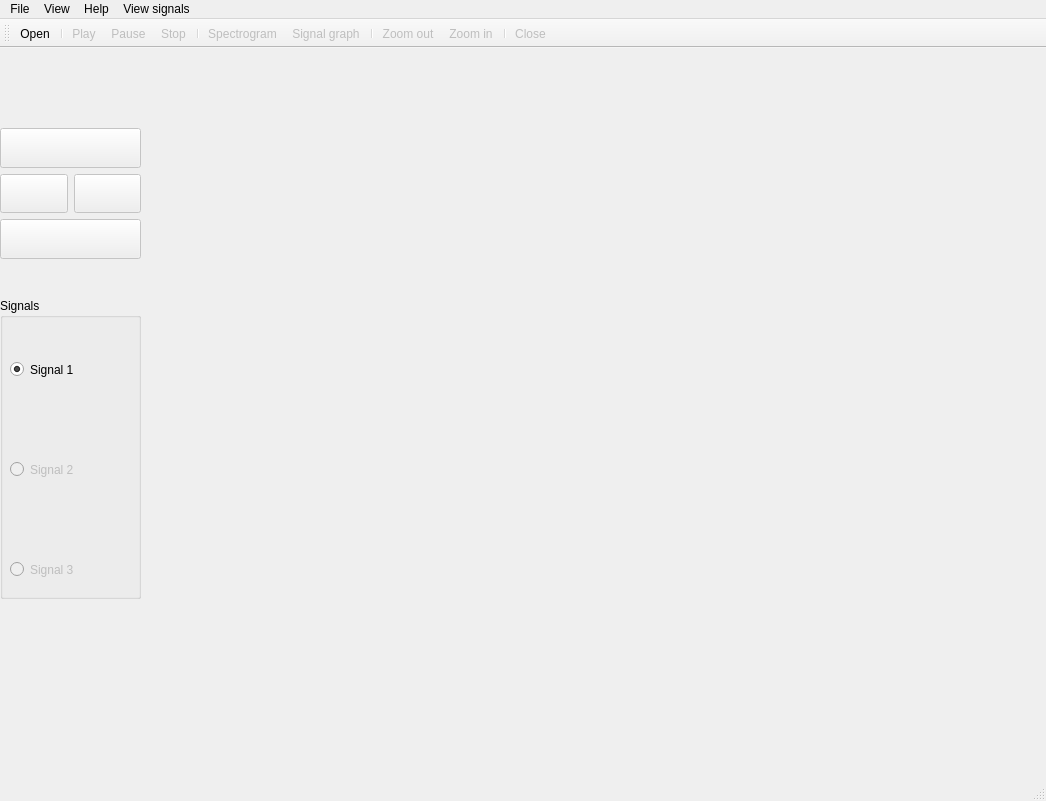
<?xml version="1.0" encoding="UTF-8"?>
<ui version="4.0">
 <class>MainWindow</class>
 <widget class="QMainWindow" name="MainWindow">
  <property name="geometry">
   <rect>
    <x>0</x>
    <y>0</y>
    <width>1046</width>
    <height>801</height>
   </rect>
  </property>
  <property name="windowTitle">
   <string>Signal viewer</string>
  </property>
  <property name="windowIcon">
   <iconset>
    <normaloff>icons/ecg.png</normaloff>icons/ecg.png</iconset>
  </property>
  <widget class="QWidget" name="centralwidget">
   <widget class="QWidget" name="verticalLayoutWidget_2">
    <property name="geometry">
     <rect>
      <x>0</x>
      <y>250</y>
      <width>141</width>
      <height>301</height>
     </rect>
    </property>
    <layout class="QVBoxLayout" name="verticalLayout_2">
     <item>
      <widget class="QGroupBox" name="groupBox">
       <property name="sizePolicy">
        <sizepolicy hsizetype="Expanding" vsizetype="Expanding">
         <horstretch>0</horstretch>
         <verstretch>0</verstretch>
        </sizepolicy>
       </property>
       <property name="title">
        <string>Signals</string>
       </property>
       <widget class="QRadioButton" name="radioButton_1">
        <property name="geometry">
         <rect>
          <x>10</x>
          <y>60</y>
          <width>112</width>
          <height>23</height>
         </rect>
        </property>
        <property name="sizePolicy">
         <sizepolicy hsizetype="Expanding" vsizetype="Expanding">
          <horstretch>0</horstretch>
          <verstretch>0</verstretch>
         </sizepolicy>
        </property>
        <property name="text">
         <string>Signal 1</string>
        </property>
        <property name="checked">
         <bool>true</bool>
        </property>
       </widget>
       <widget class="QRadioButton" name="radioButton_2">
        <property name="enabled">
         <bool>false</bool>
        </property>
        <property name="geometry">
         <rect>
          <x>10</x>
          <y>160</y>
          <width>112</width>
          <height>23</height>
         </rect>
        </property>
        <property name="sizePolicy">
         <sizepolicy hsizetype="Expanding" vsizetype="Expanding">
          <horstretch>0</horstretch>
          <verstretch>0</verstretch>
         </sizepolicy>
        </property>
        <property name="text">
         <string>Signal 2</string>
        </property>
       </widget>
       <widget class="QRadioButton" name="radioButton_3">
        <property name="enabled">
         <bool>false</bool>
        </property>
        <property name="geometry">
         <rect>
          <x>10</x>
          <y>260</y>
          <width>112</width>
          <height>23</height>
         </rect>
        </property>
        <property name="sizePolicy">
         <sizepolicy hsizetype="Expanding" vsizetype="Expanding">
          <horstretch>0</horstretch>
          <verstretch>0</verstretch>
         </sizepolicy>
        </property>
        <property name="text">
         <string>Signal 3</string>
        </property>
       </widget>
      </widget>
     </item>
    </layout>
   </widget>
   <widget class="QWidget" name="verticalLayoutWidget_3">
    <property name="geometry">
     <rect>
      <x>0</x>
      <y>80</y>
      <width>141</width>
      <height>131</height>
     </rect>
    </property>
    <layout class="QVBoxLayout" name="verticalLayout_3">
     <item>
      <widget class="QPushButton" name="upButton">
       <property name="enabled">
        <bool>false</bool>
       </property>
       <property name="sizePolicy">
        <sizepolicy hsizetype="Expanding" vsizetype="Expanding">
         <horstretch>0</horstretch>
         <verstretch>0</verstretch>
        </sizepolicy>
       </property>
       <property name="statusTip">
        <string>Scroll the graph up</string>
       </property>
       <property name="text">
        <string/>
       </property>
       <property name="icon">
        <iconset>
         <normaloff>icons/up-arrow.png</normaloff>icons/up-arrow.png</iconset>
       </property>
       <property name="shortcut">
        <string>Up</string>
       </property>
      </widget>
     </item>
     <item>
      <layout class="QHBoxLayout" name="horizontalLayout">
       <item>
        <widget class="QPushButton" name="leftButton">
         <property name="enabled">
          <bool>false</bool>
         </property>
         <property name="sizePolicy">
          <sizepolicy hsizetype="Expanding" vsizetype="Expanding">
           <horstretch>0</horstretch>
           <verstretch>0</verstretch>
          </sizepolicy>
         </property>
         <property name="statusTip">
          <string>Scroll the graph left</string>
         </property>
         <property name="text">
          <string/>
         </property>
         <property name="icon">
          <iconset>
           <normaloff>icons/left-arrow.png</normaloff>icons/left-arrow.png</iconset>
         </property>
         <property name="shortcut">
          <string>Left</string>
         </property>
        </widget>
       </item>
       <item>
        <widget class="QPushButton" name="rightButton">
         <property name="enabled">
          <bool>false</bool>
         </property>
         <property name="sizePolicy">
          <sizepolicy hsizetype="Expanding" vsizetype="Expanding">
           <horstretch>0</horstretch>
           <verstretch>0</verstretch>
          </sizepolicy>
         </property>
         <property name="statusTip">
          <string>Scroll the graph right</string>
         </property>
         <property name="text">
          <string/>
         </property>
         <property name="icon">
          <iconset>
           <normaloff>icons/right-arrow.png</normaloff>icons/right-arrow.png</iconset>
         </property>
         <property name="shortcut">
          <string>Right</string>
         </property>
        </widget>
       </item>
      </layout>
     </item>
     <item>
      <widget class="QPushButton" name="downButton">
       <property name="enabled">
        <bool>false</bool>
       </property>
       <property name="sizePolicy">
        <sizepolicy hsizetype="Expanding" vsizetype="Expanding">
         <horstretch>0</horstretch>
         <verstretch>0</verstretch>
        </sizepolicy>
       </property>
       <property name="statusTip">
        <string>Scroll the graph down</string>
       </property>
       <property name="text">
        <string/>
       </property>
       <property name="icon">
        <iconset>
         <normaloff>icons/arrow-down-sign-to-navigate.png</normaloff>icons/arrow-down-sign-to-navigate.png</iconset>
       </property>
       <property name="shortcut">
        <string>Down</string>
       </property>
      </widget>
     </item>
    </layout>
   </widget>
   <widget class="QWidget" name="layoutWidget">
    <property name="geometry">
     <rect>
      <x>146</x>
      <y>0</y>
      <width>901</width>
      <height>711</height>
     </rect>
    </property>
    <layout class="QVBoxLayout" name="verticalLayout">
     <item>
      <widget class="PlotWidget" name="widget_1" native="true">
       <property name="sizePolicy">
        <sizepolicy hsizetype="Preferred" vsizetype="Preferred">
         <horstretch>0</horstretch>
         <verstretch>0</verstretch>
        </sizepolicy>
       </property>
      </widget>
     </item>
     <item>
      <widget class="PlotWidget" name="widget_1s" native="true">
       <property name="sizePolicy">
        <sizepolicy hsizetype="Preferred" vsizetype="Preferred">
         <horstretch>0</horstretch>
         <verstretch>0</verstretch>
        </sizepolicy>
       </property>
      </widget>
     </item>
     <item>
      <widget class="PlotWidget" name="widget_2" native="true">
       <property name="sizePolicy">
        <sizepolicy hsizetype="Preferred" vsizetype="Preferred">
         <horstretch>0</horstretch>
         <verstretch>0</verstretch>
        </sizepolicy>
       </property>
      </widget>
     </item>
     <item>
      <widget class="PlotWidget" name="widget_2s" native="true">
       <property name="sizePolicy">
        <sizepolicy hsizetype="Preferred" vsizetype="Preferred">
         <horstretch>0</horstretch>
         <verstretch>0</verstretch>
        </sizepolicy>
       </property>
      </widget>
     </item>
     <item>
      <widget class="PlotWidget" name="widget_3" native="true">
       <property name="sizePolicy">
        <sizepolicy hsizetype="Preferred" vsizetype="Preferred">
         <horstretch>0</horstretch>
         <verstretch>0</verstretch>
        </sizepolicy>
       </property>
      </widget>
     </item>
     <item>
      <widget class="PlotWidget" name="widget_3s" native="true">
       <property name="sizePolicy">
        <sizepolicy hsizetype="Preferred" vsizetype="Preferred">
         <horstretch>0</horstretch>
         <verstretch>0</verstretch>
        </sizepolicy>
       </property>
      </widget>
     </item>
    </layout>
   </widget>
  </widget>
  <widget class="QMenuBar" name="menubar">
   <property name="geometry">
    <rect>
     <x>0</x>
     <y>0</y>
     <width>1046</width>
     <height>22</height>
    </rect>
   </property>
   <widget class="QMenu" name="menuFile">
    <property name="title">
     <string>File</string>
    </property>
    <addaction name="actionOpen"/>
    <addaction name="separator"/>
    <addaction name="actionSave_as_PDF"/>
    <addaction name="actionExit"/>
   </widget>
   <widget class="QMenu" name="menuView">
    <property name="title">
     <string>View</string>
    </property>
    <addaction name="actionToolbar"/>
    <addaction name="actionStatus_bar"/>
    <addaction name="separator"/>
    <addaction name="actionPlay"/>
    <addaction name="actionPause"/>
    <addaction name="actionStop"/>
    <addaction name="separator"/>
    <addaction name="actionSpectrogram"/>
    <addaction name="actionSignal_graph"/>
    <addaction name="separator"/>
    <addaction name="actionZoom_in"/>
    <addaction name="actionZoom_out"/>
    <addaction name="separator"/>
    <addaction name="actionClose"/>
   </widget>
   <widget class="QMenu" name="menuHelp">
    <property name="title">
     <string>Help</string>
    </property>
    <addaction name="actionAbout"/>
   </widget>
   <widget class="QMenu" name="menuView_signals">
    <property name="title">
     <string>View signals</string>
    </property>
    <addaction name="action1_Signal"/>
    <addaction name="action2_Signals"/>
    <addaction name="action3_Signals"/>
   </widget>
   <addaction name="menuFile"/>
   <addaction name="menuView"/>
   <addaction name="menuHelp"/>
   <addaction name="menuView_signals"/>
  </widget>
  <widget class="QStatusBar" name="statusbar">
   <property name="statusTip">
    <string>Ready</string>
   </property>
  </widget>
  <widget class="QToolBar" name="toolBar">
   <property name="windowTitle">
    <string>toolBar_2</string>
   </property>
   <attribute name="toolBarArea">
    <enum>TopToolBarArea</enum>
   </attribute>
   <attribute name="toolBarBreak">
    <bool>false</bool>
   </attribute>
   <addaction name="actionOpen"/>
   <addaction name="separator"/>
   <addaction name="actionPlay"/>
   <addaction name="actionPause"/>
   <addaction name="actionStop"/>
   <addaction name="separator"/>
   <addaction name="actionSpectrogram"/>
   <addaction name="actionSignal_graph"/>
   <addaction name="separator"/>
   <addaction name="actionZoom_out"/>
   <addaction name="actionZoom_in"/>
   <addaction name="separator"/>
   <addaction name="actionClose"/>
  </widget>
  <action name="actionOpen">
   <property name="icon">
    <iconset>
     <normaloff>icons/folder.png</normaloff>icons/folder.png</iconset>
   </property>
   <property name="text">
    <string>Open...</string>
   </property>
   <property name="statusTip">
    <string>Open an existing document</string>
   </property>
   <property name="shortcut">
    <string>Ctrl+O</string>
   </property>
  </action>
  <action name="actionToolbar">
   <property name="checkable">
    <bool>true</bool>
   </property>
   <property name="checked">
    <bool>true</bool>
   </property>
   <property name="text">
    <string>Toolbar</string>
   </property>
   <property name="statusTip">
    <string>Show or hide the toolbar</string>
   </property>
  </action>
  <action name="actionStatus_bar">
   <property name="checkable">
    <bool>true</bool>
   </property>
   <property name="checked">
    <bool>true</bool>
   </property>
   <property name="text">
    <string>Status bar</string>
   </property>
   <property name="statusTip">
    <string>Show or hide the status bar</string>
   </property>
  </action>
  <action name="actionZoom_in">
   <property name="enabled">
    <bool>false</bool>
   </property>
   <property name="icon">
    <iconset>
     <normaloff>icons/zoom-in.png</normaloff>icons/zoom-in.png</iconset>
   </property>
   <property name="text">
    <string>Zoom in</string>
   </property>
   <property name="statusTip">
    <string>Zoom in</string>
   </property>
   <property name="shortcut">
    <string>Ctrl+E</string>
   </property>
  </action>
  <action name="actionZoom_out">
   <property name="enabled">
    <bool>false</bool>
   </property>
   <property name="icon">
    <iconset>
     <normaloff>icons/magnifying-glass.png</normaloff>icons/magnifying-glass.png</iconset>
   </property>
   <property name="text">
    <string>Zoom out</string>
   </property>
   <property name="statusTip">
    <string>Zoom out</string>
   </property>
   <property name="shortcut">
    <string>Ctrl+D</string>
   </property>
  </action>
  <action name="actionAbout">
   <property name="text">
    <string>About...</string>
   </property>
   <property name="statusTip">
    <string>Show Information, version number and copy rights </string>
   </property>
   <property name="shortcut">
    <string>Ctrl+H</string>
   </property>
  </action>
  <action name="actionClose">
   <property name="enabled">
    <bool>false</bool>
   </property>
   <property name="icon">
    <iconset>
     <normaloff>icons/rejected.png</normaloff>icons/rejected.png</iconset>
   </property>
   <property name="text">
    <string>Close</string>
   </property>
   <property name="statusTip">
    <string>Close the selected signal</string>
   </property>
  </action>
  <action name="actionPlay">
   <property name="enabled">
    <bool>false</bool>
   </property>
   <property name="icon">
    <iconset>
     <normaloff>icons/play.png</normaloff>icons/play.png</iconset>
   </property>
   <property name="text">
    <string>Play</string>
   </property>
   <property name="statusTip">
    <string>Play the signal</string>
   </property>
   <property name="shortcut">
    <string>Ctrl+P</string>
   </property>
  </action>
  <action name="actionPause">
   <property name="enabled">
    <bool>false</bool>
   </property>
   <property name="icon">
    <iconset>
     <normaloff>icons/pause(1).png</normaloff>icons/pause(1).png</iconset>
   </property>
   <property name="text">
    <string>Pause</string>
   </property>
   <property name="statusTip">
    <string>Pause the signal</string>
   </property>
   <property name="shortcut">
    <string>Space</string>
   </property>
  </action>
  <action name="actionStop">
   <property name="enabled">
    <bool>false</bool>
   </property>
   <property name="icon">
    <iconset>
     <normaloff>icons/iconfinder_Stop_85391.png</normaloff>icons/iconfinder_Stop_85391.png</iconset>
   </property>
   <property name="text">
    <string>Stop</string>
   </property>
   <property name="statusTip">
    <string>Stop signal flow</string>
   </property>
   <property name="shortcut">
    <string>Ctrl+Q</string>
   </property>
  </action>
  <action name="action1_Signal">
   <property name="checkable">
    <bool>true</bool>
   </property>
   <property name="checked">
    <bool>true</bool>
   </property>
   <property name="text">
    <string>Signal 1</string>
   </property>
   <property name="statusTip">
    <string>View the first signal</string>
   </property>
  </action>
  <action name="action2_Signals">
   <property name="checkable">
    <bool>true</bool>
   </property>
   <property name="text">
    <string>Signal 2</string>
   </property>
   <property name="statusTip">
    <string>View the second signal</string>
   </property>
  </action>
  <action name="action3_Signals">
   <property name="checkable">
    <bool>true</bool>
   </property>
   <property name="text">
    <string>Signal 3</string>
   </property>
   <property name="statusTip">
    <string>View the third signal</string>
   </property>
  </action>
  <action name="actionSpectrogram">
   <property name="enabled">
    <bool>false</bool>
   </property>
   <property name="icon">
    <iconset>
     <normaloff>icons/color-circle.png</normaloff>icons/color-circle.png</iconset>
   </property>
   <property name="text">
    <string>Spectrogram</string>
   </property>
   <property name="statusTip">
    <string>Create a spectrogram of the selected signal</string>
   </property>
   <property name="shortcut">
    <string>Ctrl+T</string>
   </property>
  </action>
  <action name="actionExit">
   <property name="text">
    <string>Exit</string>
   </property>
   <property name="statusTip">
    <string>Exit</string>
   </property>
   <property name="shortcut">
    <string>Esc</string>
   </property>
  </action>
  <action name="actionSignal_graph">
   <property name="enabled">
    <bool>false</bool>
   </property>
   <property name="icon">
    <iconset>
     <normaloff>icons/ecg-lines.png</normaloff>icons/ecg-lines.png</iconset>
   </property>
   <property name="text">
    <string>Signal graph</string>
   </property>
   <property name="statusTip">
    <string>Show the signal ghraph</string>
   </property>
   <property name="shortcut">
    <string>Ctrl+G</string>
   </property>
  </action>
  <action name="actionSave_as_PDF">
   <property name="text">
    <string>Save as PDF</string>
   </property>
   <property name="statusTip">
    <string>Save signals as pdf</string>
   </property>
   <property name="shortcut">
    <string>Ctrl+S</string>
   </property>
  </action>
 </widget>
 <customwidgets>
  <customwidget>
   <class>PlotWidget</class>
   <extends>QWidget</extends>
   <header>pyqtgraph.h</header>
   <container>1</container>
  </customwidget>
 </customwidgets>
 <resources/>
 <connections/>
</ui>
